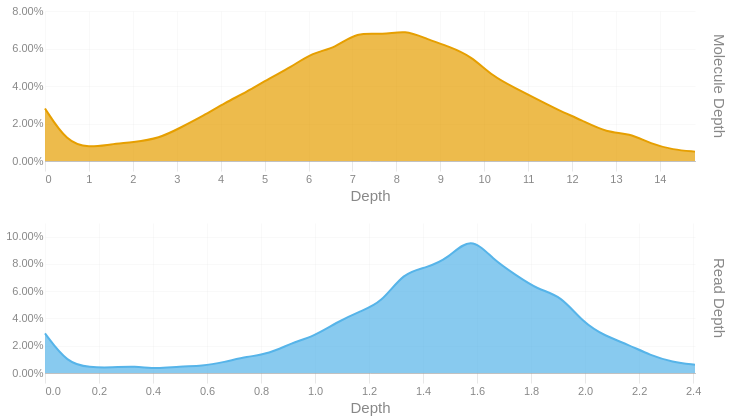

Notebook cell for this chart:
### Code cell
readdep = depth_hist(tb['Read Depth'], q99, 3)
readdep = readdep.with_columns(pl.lit('Read Depth').alias('Metric'))
if not SKIPLR:
    moldep = depth_hist(tb['Molecule Depth'], mol_q99, 1)
    moldep = moldep.with_columns(pl.lit('Molecule Depth').alias('Metric'))
    _hist = pl.concat([readdep, moldep])
    _hist = _hist.filter(pl.col('Proportion') != 0)
    with SafeRender(_hist):
        (
            alt.Chart(_hist)        
            .mark_area(interpolate = "basis")
            .encode(
                x=alt.X('Bin:Q').scale(domainMin=0).axis(alt.Axis(title='Depth')),
                y = alt.Y('Proportion:Q', title = None).axis(format = '.2%'),
                color = alt.Color('Metric:N').legend(None),
                row = alt.Row("Metric:N").header(title = None, labelOrient = 'right'),
                tooltip = [
                    alt.Tooltip("Metric:N", title = "Metric"),
                    alt.Tooltip('Interval:N', title = "Depth Interval"),
                    alt.Tooltip('Proportion:Q', title = "% Alignments").format('.2%')
                ]
            )
            .resolve_scale(x='independent', y='independent')
            .properties(
                height = 150, width = 650,
                usermeta={'embedOptions': {'downloadFileName': f'{samplename}.depth.hist'}}
            )
        ).display()
else:
    readdep = readdep.filter(pl.col('Proportion') != 0)
    with SafeRender(readdep):
        (
            alt.Chart(readdep)        
            .mark_area(interpolate = "basis")
            .encode(
                x=alt.X('Bin:Q').scale(domainMin=0).axis(alt.Axis(title='Depth')),
                y = alt.Y('Proportion:Q', title = None).axis(format = '.2%'),
                tooltip = [
                    alt.Tooltip('Interval:N', title = "Depth Interval"),
                    alt.Tooltip('Proportion:Q', title = "% Alignments").format('.2%')
                ]
            )
            .properties(
                usermeta={'embedOptions': {'downloadFileName': f'{samplename}.depth.hist'}}
            )
        ).display()

### Figure 1 — Vega-Lite specification as saved in the notebook (floating-point values rounded to 4 significant figures)
{"width": 650, "height": 150, "config": {"title": {"anchor": "start", "dy": -15, "fontSize": 18, "color": "#888888", "subtitleColor": "#888888", "subtitleFontSize": 14}, "arc": {"fill": "#0072B2"}, "axis": {"domainColor": "#888888", "domainWidth": 0.5, "gridWidth": 0.2, "grid": false, "titleFontWeight": 400, "titleFontSize": 15, "labelFontSize": 11, "labelColor": "#888888", "tickColor": "#888888", "tickWidth": 0.2, "titleColor": "#888888"}, "axisBand": {"grid": false}, "axisX": {"grid": true, "tickSize": 10, "domainCap": "round"}, "axisY": {"domain": false, "grid": true, "tickSize": 0, "domainCap": "round"}, "background": "transparent", "header": {"labelFontSize": 15, "labelColor": "#888888", "titleFontSize": 15, "titleFontWeight": 600, "titleColor": "#888888"}, "legend": {"labelFont": "sans-serif", "labelFontSize": 12, "labelColor": "#888888", "symbolSize": 100, "symbolType": "circle", "titleFontSize": 12, "titlePadding": 10, "titleColor": "#888888", "title": null}, "range": {"category": ["#E69F00", "#56B4E9", "#009E73", "#F0E442", "#0072B2", "#D55E00", "#CC79A7", "#000000"], "diverging": ["#cfe8f3", "#a2d4ec", "#73bfe2", "#46abdb", "#1696d2", "#12719e"]}, "area": {"fill": "#0072B2", "fillOpacity": 0.7, "line": true, "strokeOpacity": 0.7}, "line": {"color": "#0072B2", "stroke": "#0072B2", "strokeWidth": 2}, "trail": {"color": "#0072B2", "stroke": "#0072B2", "strokeWidth": 0, "size": 1}, "point": {"filled": true, "fillOpacity": 1.0, "size": 95}, "text": {"color": "#888888", "fontSize": 11, "align": "right", "fontWeight": 400, "size": 11}, "bar": {"fill": "#0072B2", "stroke": null}, "view": {"stroke": null, "continuousWidth": 660, "continuousHeight": 400}}, "data": {"name": "data-e17d739bf2c1eca5ad3ae66ce215ca64"}, "mark": {"type": "area", "interpolate": "basis"}, "encoding": {"color": {"field": "Metric", "legend": null, "type": "nominal"}, "row": {"field": "Metric", "header": {"title": null, "labelOrient": "right"}, "type": "nominal"}, "tooltip": [{"field": "Metric", "title": "Metric", "type": "nominal"}, {"field": "Interval", "title": "Depth Interval", "type": "nominal"}, {"field": "Proportion", "format": ".2%", "title": "% Alignments", "type": "quantitative"}], "x": {"axis": {"title": "Depth"}, "field": "Bin", "scale": {"domainMin": 0}, "type": "quantitative"}, "y": {"axis": {"format": ".2%"}, "field": "Proportion", "title": null, "type": "quantitative"}}, "resolve": {"scale": {"x": "independent", "y": "independent"}}, "usermeta": {"embedOptions": {"downloadFileName": "S1_Tusket_001.depth.hist"}}, "$schema": "https://vega.github.io/schema/vega-lite/v6.1.0.json", "datasets": {"data-e17d739bf2c1eca5ad3ae66ce215ca64": [{"Bin": 0.0, "Interval": "0.0-0.083", "Proportion": 0.029, "Metric": "Read Depth"}, {"Bin": 0.083, "Interval": "0.083-0.166", "Proportion": 0.007, "Metric": "Read Depth"}, {"Bin": 0.166, "Interval": "0.166-0.249", "Proportion": 0.004, "Metric": "Read Depth"}, {"Bin": 0.249, "Interval": "0.249-0.332", "Proportion": 0.004, "Metric": "Read Depth"}, {"Bin": 0.332, "Interval": "0.332-0.415", "Proportion": 0.005, "Metric": "Read Depth"}, {"Bin": 0.415, "Interval": "0.415-0.498", "Proportion": 0.003, "Metric": "Read Depth"}, {"Bin": 0.498, "Interval": "0.498-0.581", "Proportion": 0.005, "Metric": "Read Depth"}, {"Bin": 0.581, "Interval": "0.581-0.664", "Proportion": 0.005, "Metric": "Read Depth"}, {"Bin": 0.664, "Interval": "0.664-0.747", "Proportion": 0.008, "Metric": "Read Depth"}, {"Bin": 0.747, "Interval": "0.747-0.83", "Proportion": 0.012, "Metric": "Read Depth"}, {"Bin": 0.83, "Interval": "0.83-0.913", "Proportion": 0.014, "Metric": "Read Depth"}, {"Bin": 0.913, "Interval": "0.913-0.996", "Proportion": 0.022, "Metric": "Read Depth"}, {"Bin": 0.996, "Interval": "0.996-1.079", "Proportion": 0.027, "Metric": "Read Depth"}, {"Bin": 1.079, "Interval": "1.079-1.162", "Proportion": 0.037, "Metric": "Read Depth"}, {"Bin": 1.162, "Interval": "1.162-1.245", "Proportion": 0.045, "Metric": "Read Depth"}, {"Bin": 1.245, "Interval": "1.245-1.328", "Proportion": 0.051, "Metric": "Read Depth"}, {"Bin": 1.328, "Interval": "1.328-1.411", "Proportion": 0.074, "Metric": "Read Depth"}, {"Bin": 1.411, "Interval": "1.411-1.494", "Proportion": 0.077, "Metric": "Read Depth"}, {"Bin": 1.494, "Interval": "1.494-1.577", "Proportion": 0.084, "Metric": "Read Depth"}, {"Bin": 1.577, "Interval": "1.577-1.66", "Proportion": 0.101, "Metric": "Read Depth"}, {"Bin": 1.66, "Interval": "1.66-1.743", "Proportion": 0.083, "Metric": "Read Depth"}, {"Bin": 1.743, "Interval": "1.743-1.826", "Proportion": 0.072, "Metric": "Read Depth"}, {"Bin": 1.826, "Interval": "1.826-1.909", "Proportion": 0.061, "Metric": "Read Depth"}, {"Bin": 1.909, "Interval": "1.909-1.992", "Proportion": 0.057, "Metric": "Read Depth"}, {"Bin": 1.992, "Interval": "1.992-2.075", "Proportion": 0.037, "Metric": "Read Depth"}, {"Bin": 2.075, "Interval": "2.075-2.158", "Proportion": 0.027, "Metric": "Read Depth"}, {"Bin": 2.158, "Interval": "2.158-2.241", "Proportion": 0.021, "Metric": "Read Depth"}, {"Bin": 2.241, "Interval": "2.241-2.324", "Proportion": 0.013, "Metric": "Read Depth"}, {"Bin": 2.324, "Interval": "2.324-2.407", "Proportion": 0.008, "Metric": "Read Depth"}, {"Bin": 2.407, "Interval": "2.407-2.49", "Proportion": 0.006, "Metric": "Read Depth"}, {"Bin": 0.0, "Interval": "0.0-0.5", "Proportion": 0.028, "Metric": "Molecule Depth"}, {"Bin": 0.5, "Interval": "0.5-1.0", "Proportion": 0.01, "Metric": "Molecule Depth"}, {"Bin": 1.0, "Interval": "1.0-1.5", "Proportion": 0.007, "Metric": "Molecule Depth"}, {"Bin": 1.5, "Interval": "1.5-2.0", "Proportion": 0.009, "Metric": "Molecule Depth"}, {"Bin": 2.0, "Interval": "2.0-2.6", "Proportion": 0.01, "Metric": "Molecule Depth"}, {"Bin": 2.6, "Interval": "2.6-3.1", "Proportion": 0.012, "Metric": "Molecule Depth"}, {"Bin": 3.1, "Interval": "3.1-3.6", "Proportion": 0.018, "Metric": "Molecule Depth"}, {"Bin": 3.6, "Interval": "3.6-4.1", "Proportion": 0.024, "Metric": "Molecule Depth"}, {"Bin": 4.1, "Interval": "4.1-4.6", "Proportion": 0.031, "Metric": "Molecule Depth"}, {"Bin": 4.6, "Interval": "4.6-5.1", "Proportion": 0.037, "Metric": "Molecule Depth"}, {"Bin": 5.1, "Interval": "5.1-5.6", "Proportion": 0.044, "Metric": "Molecule Depth"}, {"Bin": 5.6, "Interval": "5.6-6.1", "Proportion": 0.05, "Metric": "Molecule Depth"}, {"Bin": 6.1, "Interval": "6.1-6.6", "Proportion": 0.058, "Metric": "Molecule Depth"}, {"Bin": 6.6, "Interval": "6.6-7.1", "Proportion": 0.06, "Metric": "Molecule Depth"}, {"Bin": 7.1, "Interval": "7.1-7.7", "Proportion": 0.069, "Metric": "Molecule Depth"}, {"Bin": 7.7, "Interval": "7.7-8.2", "Proportion": 0.067, "Metric": "Molecule Depth"}, {"Bin": 8.2, "Interval": "8.2-8.7", "Proportion": 0.07, "Metric": "Molecule Depth"}, {"Bin": 8.7, "Interval": "8.7-9.2", "Proportion": 0.065, "Metric": "Molecule Depth"}, {"Bin": 9.2, "Interval": "9.2-9.7", "Proportion": 0.061, "Metric": "Molecule Depth"}, {"Bin": 9.7, "Interval": "9.7-10.2", "Proportion": 0.056, "Metric": "Molecule Depth"}, {"Bin": 10.2, "Interval": "10.2-10.7", "Proportion": 0.045, "Metric": "Molecule Depth"}, {"Bin": 10.7, "Interval": "10.7-11.2", "Proportion": 0.039, "Metric": "Molecule Depth"}, {"Bin": 11.2, "Interval": "11.2-11.7", "Proportion": 0.033, "Metric": "Molecule Depth"}, {"Bin": 11.7, "Interval": "11.7-12.2", "Proportion": 0.027, "Metric": "Molecule Depth"}, {"Bin": 12.2, "Interval": "12.2-12.8", "Proportion": 0.022, "Metric": "Molecule Depth"}, {"Bin": 12.8, "Interval": "12.8-13.3", "Proportion": 0.015, "Metric": "Molecule Depth"}, {"Bin": 13.3, "Interval": "13.3-13.8", "Proportion": 0.015, "Metric": "Molecule Depth"}, {"Bin": 13.8, "Interval": "13.8-14.3", "Proportion": 0.009, "Metric": "Molecule Depth"}, {"Bin": 14.3, "Interval": "14.3-14.8", "Proportion": 0.006, "Metric": "Molecule Depth"}, {"Bin": 14.8, "Interval": "14.8-15.31", "Proportion": 0.005, "Metric": "Molecule Depth"}]}}
